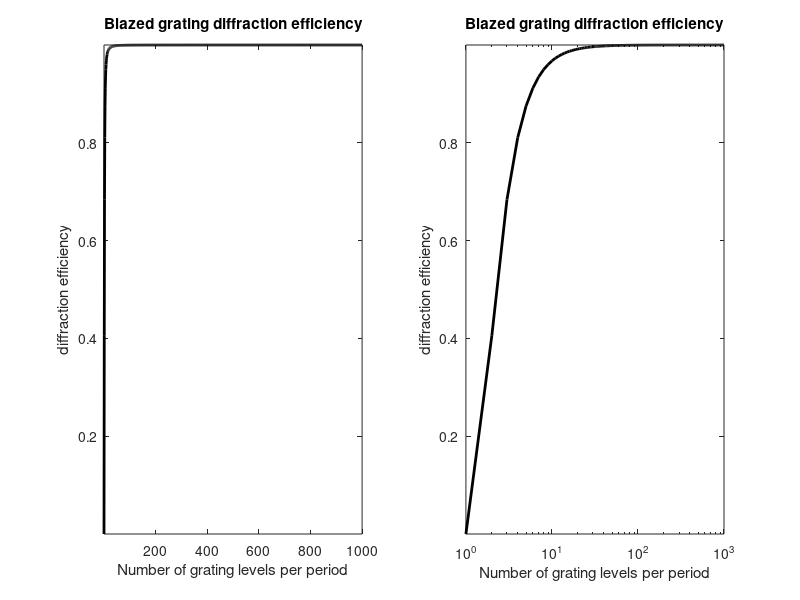
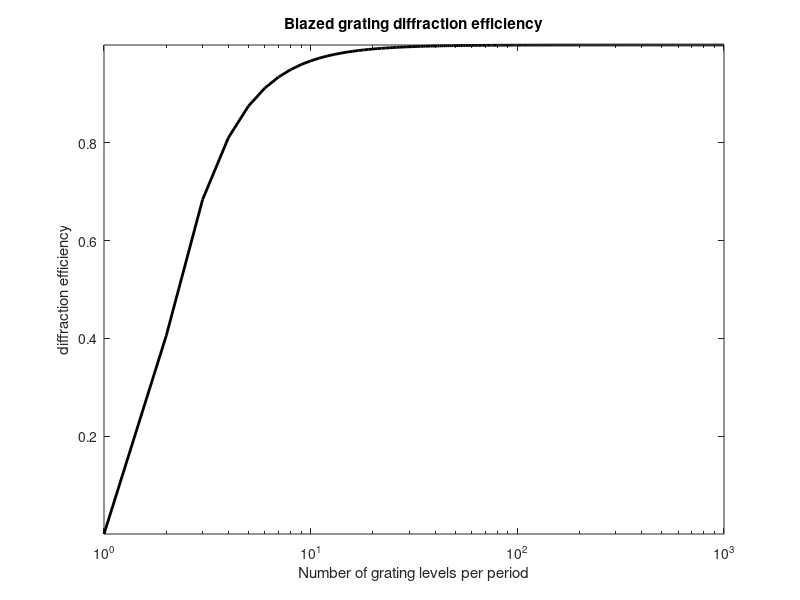
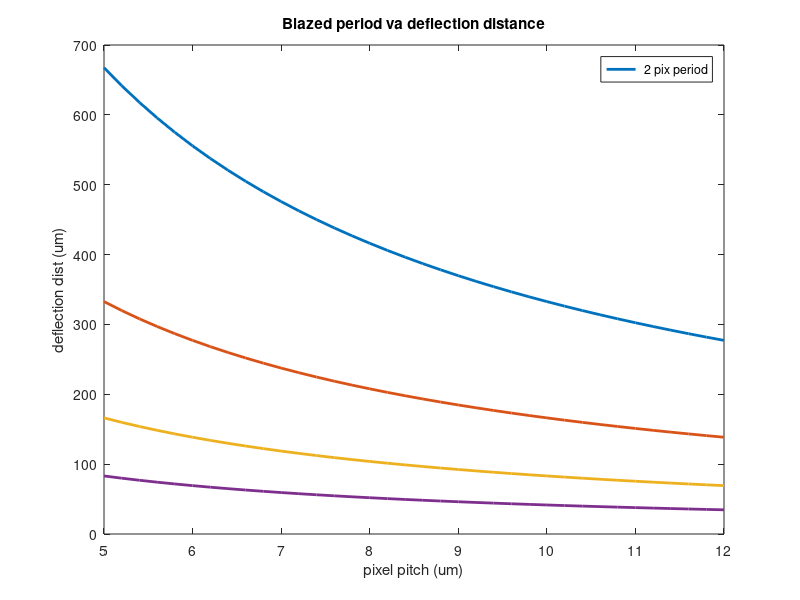
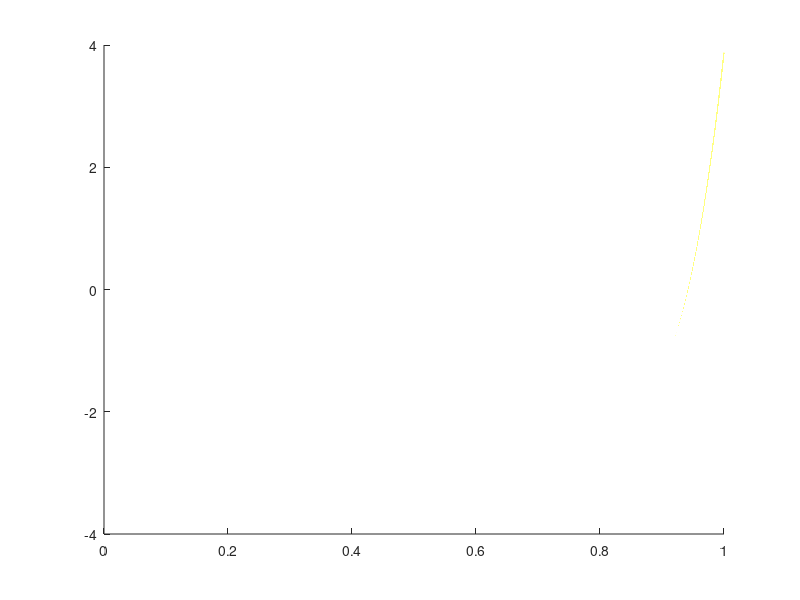

Reproduce these figures in MATLAB, in order.
close all
clear

%% diffraction efficiency of blazed gratings vs number of levels

N = 1:1000;% number of levels in blazed

nu = (sin(pi./N)./(pi./N)).^2;

figure;
subplot(1,2,1);
plot(N, nu, 'k', 'linewidth', 2); 
axis tight;
title('Blazed grating diffraction efficiency')
ylabel('diffraction efficiency');
xlabel('Number of grating levels per period');

subplot(1,2,2);
semilogx(N, nu, 'k', 'linewidth', 2); 
axis tight;
title('Blazed grating diffraction efficiency')
ylabel('diffraction efficiency');
xlabel('Number of grating levels per period');

figure;
semilogx(N, nu, 'k', 'linewidth', 2); 
axis tight;
title('Blazed grating diffraction efficiency')
ylabel('diffraction efficiency');
xlabel('Number of grating levels per period');


%%

M_phase = 56/55; % magnification of SLM phase to back of objective
M_image = 33/1400; % magnification of points image pattern from right after SLM

wavelength = 9.4e-7;
%SLM_pix_pitch = 9.2e-6;

SLM_pix_pitch = (5:0.2:12)*1e-6;

min_pix_num = [2, 4, 8, 16];
SLM_def_dist_all = zeros(numel(SLM_pix_pitch), numel(min_pix_num));

for n_px = 1:numel(min_pix_num)

    % period*sin(theta) = m*wavelength
    SLM_def_angle = asin(wavelength./(SLM_pix_pitch*min_pix_num(n_px)));

    f_lens = .3;

    SLM_def_dist = f_lens*tan(SLM_def_angle) * M_image;
    
    SLM_def_dist_all(:,n_px) = SLM_def_dist;
end
figure; 
plot(SLM_pix_pitch/1e-6, SLM_def_dist_all./1e-6, 'linewidth', 2)
xlabel('pixel pitch (um)')
ylabel('deflection dist (um)');
title('Blazed period va deflection distance')
legend({[num2str(min_pix_num') repmat(' pix period', [4, 1])]})

%%
SLMmn = [10.7, 8.8];

obj_mag = 25;
obj_NA = 1.05;
% 
% obj_mag = 20;
% obj_NA = .95;

RI = 1.33;
f_tube = 180;

f_obj = f_tube/obj_mag;

diameter_bfp1 = 2 * f_obj * obj_NA/RI; % assuming objectives have been optimized to follow paraxial approx

diameter_bfp2 = 2 * f_obj * tan(asin(obj_NA/RI)); % more like reality


NA_eff = SLMmn * M_phase / diameter_bfp2; 



%% zernike orthogonality

d_rho = 0.000001;
x_loc = 0:d_rho:1;
rho = abs(x_loc);

y1 = rho.^2;

y2 = rho.^4;

zer02 = sqrt(3) * (2*rho.^2 - 1); % 

zer04 = sqrt(5) * (6*rho.^4 - 6*rho.^2 + 1); % 

zer06 = sqrt(15) * (20*rho.^6- 30*rho.^4+ 12*rho.^2- 1);

figure; hold on;
plot(x_loc, zer02)
plot(x_loc, zer04)
plot(x_loc, zer06)

2*pi*sum(zer02.*rho*d_rho)


figure;
plot(rho, zer04 - zer02)


min(zer02)

max(zer02)


%% defoucs





















